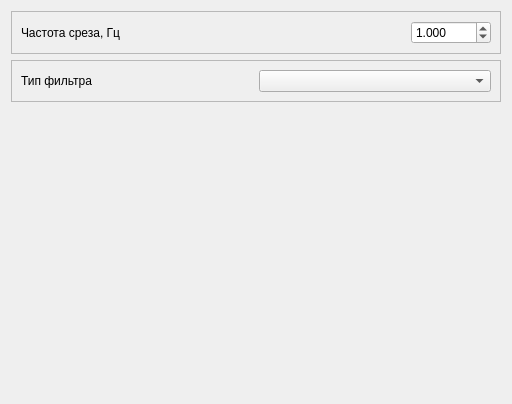
<?xml version="1.0" encoding="UTF-8"?>
<ui version="4.0">
 <class>FilterHighFrequencyParamsWidget</class>
 <widget class="QWidget" name="FilterHighFrequencyParamsWidget">
  <property name="geometry">
   <rect>
    <x>0</x>
    <y>0</y>
    <width>512</width>
    <height>404</height>
   </rect>
  </property>
  <property name="windowTitle">
   <string>Form</string>
  </property>
  <layout class="QVBoxLayout" name="verticalLayout">
   <item>
    <widget class="QFrame" name="frFreq">
     <property name="frameShape">
      <enum>QFrame::StyledPanel</enum>
     </property>
     <property name="frameShadow">
      <enum>QFrame::Raised</enum>
     </property>
     <layout class="QHBoxLayout" name="horizontalLayout">
      <item>
       <widget class="QLabel" name="lblFreq">
        <property name="text">
         <string>Частота среза, Гц</string>
        </property>
       </widget>
      </item>
      <item>
       <widget class="QDoubleSpinBox" name="edFreq">
        <property name="minimumSize">
         <size>
          <width>80</width>
          <height>0</height>
         </size>
        </property>
        <property name="maximumSize">
         <size>
          <width>80</width>
          <height>16777215</height>
         </size>
        </property>
        <property name="decimals">
         <number>3</number>
        </property>
        <property name="minimum">
         <double>0.010000000000000</double>
        </property>
        <property name="maximum">
         <double>996.990000000000009</double>
        </property>
        <property name="value">
         <double>1.000000000000000</double>
        </property>
       </widget>
      </item>
     </layout>
    </widget>
   </item>
   <item>
    <widget class="QFrame" name="frKind">
     <property name="frameShape">
      <enum>QFrame::StyledPanel</enum>
     </property>
     <property name="frameShadow">
      <enum>QFrame::Raised</enum>
     </property>
     <layout class="QHBoxLayout" name="horizontalLayout_2">
      <item>
       <widget class="QLabel" name="lblKind">
        <property name="text">
         <string>Тип фильтра</string>
        </property>
       </widget>
      </item>
      <item>
       <widget class="QComboBox" name="cbKind"/>
      </item>
     </layout>
    </widget>
   </item>
   <item>
    <spacer name="verticalSpacer">
     <property name="orientation">
      <enum>Qt::Vertical</enum>
     </property>
     <property name="sizeHint" stdset="0">
      <size>
       <width>20</width>
       <height>291</height>
      </size>
     </property>
    </spacer>
   </item>
  </layout>
 </widget>
 <resources/>
 <connections/>
</ui>
